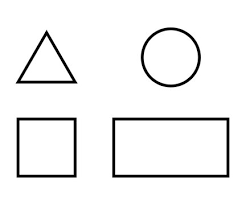
#> input picture HW2/images/Q7.png, 246 x 205 px, found by its file name
$ jupyter execute q5.ipynb
#> lines starting #> are read from the running program, lines starting #| are printed output that depends on the picture; after the words box and inside, x2 and y2 are one past the last pixel; in counts of white or black regions, pixels touching at a corner belong together
[cell 1]
import cv2
import numpy as np
from matplotlib import pyplot as plt

img=cv2.imread('Q7.png')
#> img is the input picture: shape (205, 246, 3); min 0, max 255, mean 242.2

[cell 2]
canny_img=cv2.Canny(img,100,200)
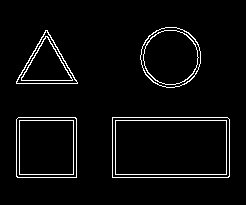
#> canny_img: shape (205, 246); 3.9% white in thin lines or dots, all inside (x1, y1, x2, y2) = (16, 27, 230, 178)
plt.imshow(canny_img)

[cell 3]
# contours,_=cv2.findContours(canny_img,cv2.RETR_TREE,cv2.CHAIN_APPROX_SIMPLE)

contours,_=cv2.findContours(canny_img,cv2.RETR_EXTERNAL,cv2.CHAIN_APPROX_SIMPLE)
#> contours = 4 contours; box (x1, y1, x2, y2) and area: (112, 117, 230, 178) 7018, (16, 117, 77, 178) 3597, (140, 27, 201, 88) 2836, (16, 30, 78, 84) 1686
print(len(contours))
#| 4
white_bg = (np.ones(shape=img.shape))*255
cv2.drawContours(white_bg,contours,-1,(255,0,0))
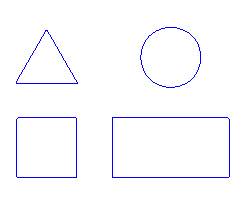
#> white_bg: shape (205, 246, 3) float64; mean of channels 0, 1, 2 255, 250.3, 250.3; drawn as B, G, R
plt.imshow(white_bg)
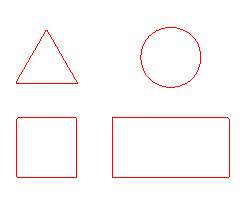
#> shown: shape (205, 246, 3) float64; mean R, G, B 1, 0.982, 0.982

[cell 4]
corners = []
for cnt in contours:
    epsilon = 0.01 * cv2.arcLength(cnt, True)
    approx = cv2.approxPolyDP(cnt, epsilon, True)
    corners.append(approx)
#> this loop made 4 passes
#> (epsilon, approx) on passes 1 to 3: (3.52, [[112, 117], [112, 177], [229, 176], [227, 117]]), (2.38, [[18, 117], [16, 176], [76, 177], [76, 118]]), (1.93, [[45, 30], [16, 83], [77, 83]])
#> epsilon on pass 4: 2
#> after the loop, corners = 4 contours; box (x1, y1, x2, y2) and area: (112, 117, 230, 178) 6902, (16, 117, 77, 178) 3482, (140, 27, 201, 88) 2794, (16, 30, 78, 84) 1616

# Draw circles at the corner points
for c in corners:
    for point in c:
        cv2.circle(img, tuple(point[0]), 5, (0, 0, 255), -1)
#> this loop made 4 passes
#> c on passes 1 to 3: [[112, 117], [112, 177], [229, 176], [227, 117]], [[18, 117], [16, 176], [76, 177], [76, 118]], [[45, 30], [16, 83], [77, 83]]
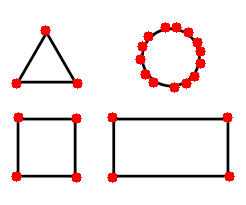
#> img: shape (205, 246, 3); 4.01% of pixels changed, all inside (x1, y1, x2, y2) = (11, 22, 235, 183)


plt.imshow(img)
plt.show()

[cell 5]
title=""
cop= img.copy()
print(len(corners))
#| 4
for c in corners:

    x,y,w,h=cv2.boundingRect(c)
    if(len(c)>4):
        title = "circle"
    elif(len(c)==4 and (w/h>0.9 and w/h<1.1)):
        title="square"
    elif(len(c)==4 and (w/h<=0.9 or w/h>=1.1)):
        title="rectangle"
    else:
        title="triangle"
    cv2.putText(cop,title,(x,y), cv2.FONT_HERSHEY_SIMPLEX,1, (255, 0, 0))
#> this loop made 4 passes
#> (c, x, y, w, h, title) on passes 1 to 3: ([[112, 117], [112, 177], [229, 176], [227, 117]], 112, 117, 118, 61, 'rectangle'), ([[18, 117], [16, 176], [76, 177], [76, 118]], 16, 117, 61, 61, 'square'), ([[45, 30], [16, 83], [77, 83]], 16, 30, 62, 54, 'triangle')
#> (x, y, w, h, title) on pass 4: (140, 27, 61, 61, 'circle')
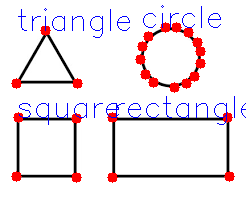
#> cop: shape (205, 246, 3); 1.99% of pixels changed, all inside (x1, y1, x2, y2) = (18, 5, 246, 125)

plt.imshow(cop)
